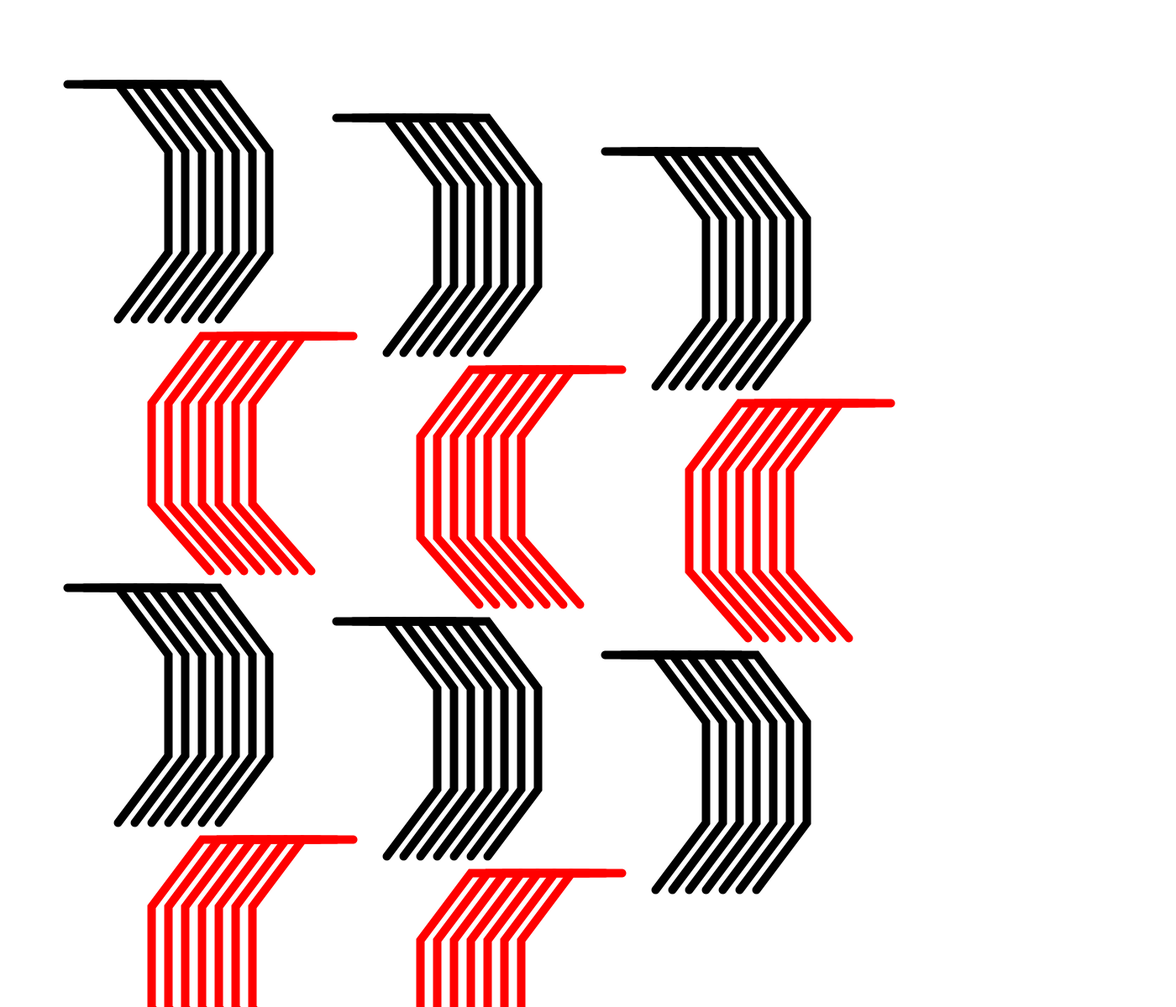
Frame 1 (no input)
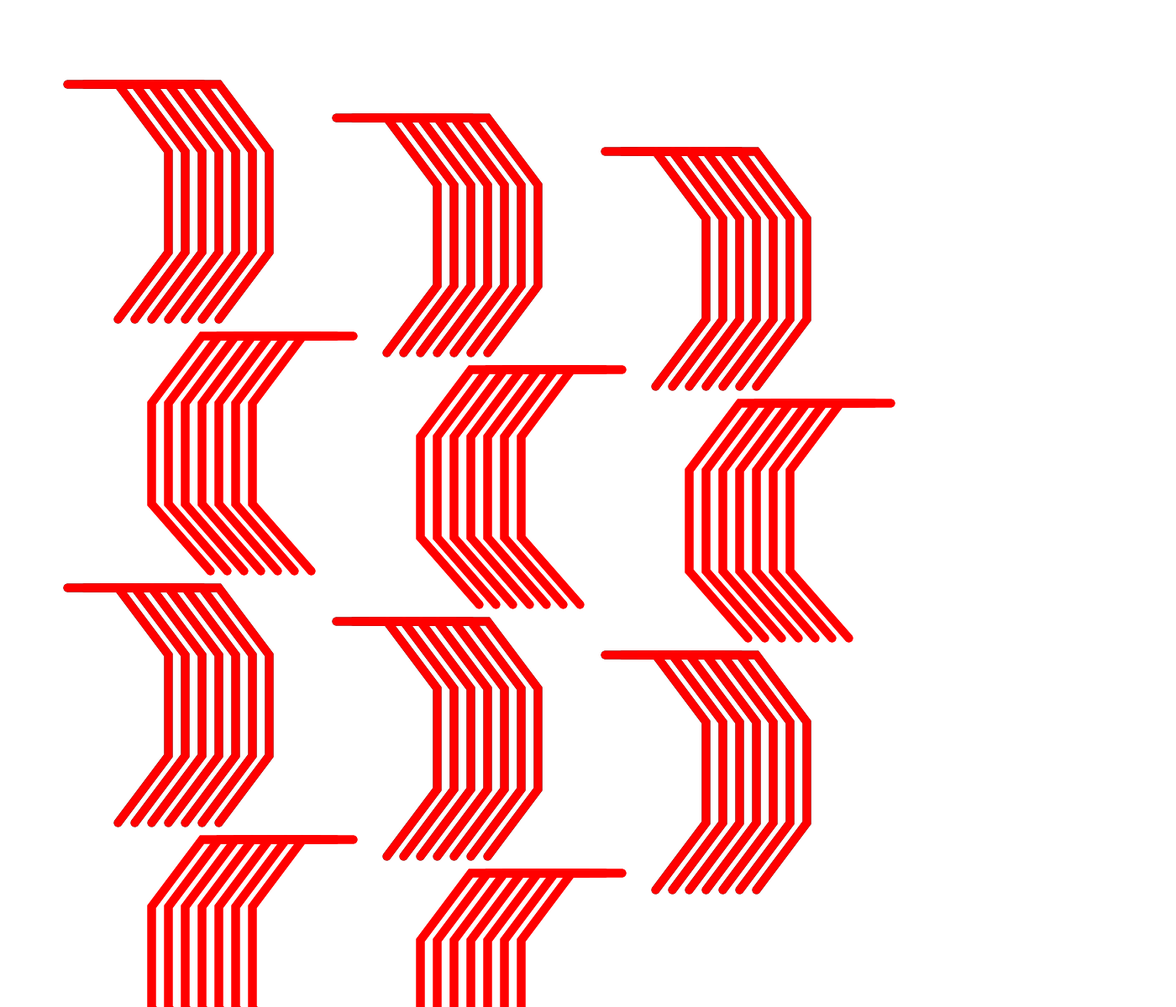
Frame 2 (the mouse pressed at the canvas centre, redrawn once)

The Processing sketch that drew these frames (run headless with seeded random() and noise(); the mouse was pressed at the canvas centre and the sketch redrawn once):

// Processing sketch: hexocurve
// ── hexocurve.pde
void setup() {
  size(1400, 1200);
  background(255);
  smooth();
  noLoop();
}

void draw() {
  drawCurveArray(80, 100);
  drawCurveArray(400, 140);
  drawCurveArray(720, 180);
  drawCurveArray(80, 700);
  drawCurveArray(400, 740);
  drawCurveArray(720, 780);
  stroke(255, 0 , 0);
  drawCurveReverseArray(300, 400);
  drawCurveReverseArray(620, 440);
  drawCurveReverseArray(940, 480);
  drawCurveReverseArray(300, 1000);
  drawCurveReverseArray(620, 1040);
  drawCurveReverseArray(9400, 1080);
  //
  //drawCurveArray(480, 300);
  //drawCurveArray(620, 200);
  //drawCurveArray(760, 100);
}

void drawCurveArray(float init_x, float init_y) {
  drawCurve(init_x, init_y);
  drawCurve(init_x+20, init_y);
  drawCurve(init_x+40, init_y);
  drawCurve(init_x+60, init_y);
  drawCurve(init_x+ 80, init_y);
  drawCurve(init_x + 100, init_y);
  drawCurve(init_x + 120, init_y);
}

void drawCurveReverseArray(float init_x, float init_y) {
  drawCurveReverse(init_x, init_y);
  drawCurveReverse(init_x+20, init_y);
  drawCurveReverse(init_x+40, init_y);
  drawCurveReverse(init_x+60, init_y);
  drawCurveReverse(init_x+ 80, init_y);
  drawCurveReverse(init_x + 100, init_y);
  drawCurveReverse(init_x + 120, init_y);
}

void drawCurve(float init_x, float init_y){
  noFill();
  strokeWeight(10);
  beginShape();
  vertex(init_x, init_y); // the first control point
  vertex(init_x+60, init_y);
  vertex(init_x + 120, init_y + 80);
  vertex(init_x + 120, init_y + 200);
  vertex(init_x + 60, init_y + 280);
  //vertex(init_x, init_y + 280);
  //vertex(init_x - 60, init_y + 360);
  //vertex(init_x - 60, random(int(init_y) + 360, int(init_y) + 550));
  endShape();
}

void drawCurveReverse(float init_x, float init_y){
  noFill();
  strokeWeight(10);
  beginShape();
  vertex(init_x, init_y); // the first control point
  vertex(init_x - 60, init_y);
  vertex(init_x - 120, init_y + 80);
  vertex(init_x - 120, init_y + 200);
  vertex(init_x - 50, init_y + 280);
  //vertex(init_x, init_y + 280);
  //vertex(init_x + 60, init_y + 360);
  //vertex(init_x + 60, random(int(init_y) + 360, int(init_y) + 550));
  endShape();
}
